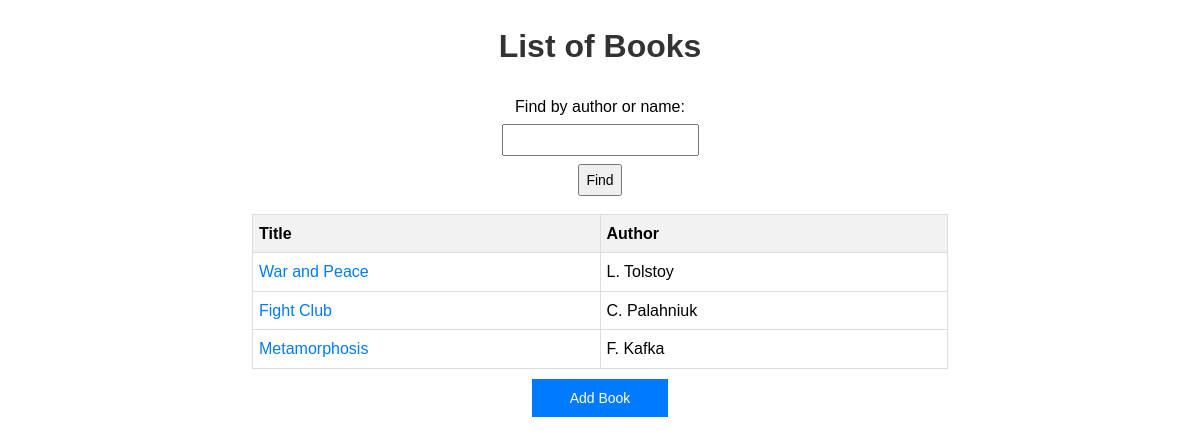
The page / on the database its author committed.
### tables this page shows
CREATE TABLE books (
        id INTEGER PRIMARY KEY AUTOINCREMENT,
        title TEXT NOT NULL,
        author TEXT NOT NULL,
        description TEXT,
        genre TEXT NOT NULL
    );

### main.py (the view)
@app.route('/')
def index():
    conn = sqlite3.connect('library.db')
    cursor = conn.cursor()
    cursor.execute('SELECT id, title, author FROM books')
    books = cursor.fetchall()
    conn.close()
    return render_template('index.html', books=books)

### templates/index.html (shortened to what this page needs)
<!DOCTYPE html>
<html lang="en">
<head>
</head>
<body>
    <h1>List of Books</h1>
    <div class="search-form">
        <form action="{{ url_for('search') }}" method="post">
            <label for="keyword">Find by author or name:</label>
            <input type="text" name="keyword">
            <input type="submit" value="Find">
        </form>
    </div>
    <table>
        <tr>
            <th>Title</th>
            <th>Author</th>
        </tr>
        {% for book in books %}
            <tr>
                <td><a href="{{ url_for('book_detail', book_id=book[0]) }}">{{ book[1] }}</a></td>
                <td>{{ book[2] }}</td>
            </tr>
        {% endfor %}
    </table>
    <a href="{{ url_for('add_book') }}" class="add-book-button">Add Book</a>
</body>
</html>

### templates/index.html (style rules this page uses)
body { font-family: Arial, sans-serif; line-height: 1.6; margin: 20px; }
h1 { color: #333; text-align: center; }
a { text-decoration: none; color: #007BFF; }
form { margin-top: 20px; display: flex; flex-direction: column; align-items: center; }
label { margin-bottom: 4px; }
input[type="text"], input[type="submit"] { margin-bottom: 8px; padding: 6px; font-size: 14px; }
.search-form { text-align: center; }
table { width: 60%; border-collapse: collapse; margin: 10px auto; }
th, td { border: 1px solid #ddd; padding: 6px; text-align: left; }
th { background-color: #f2f2f2; }
td:nth-child(2) { width: 50%; }
.add-book-button { display: block; width: 120px; margin: 10px auto; padding: 8px; font-size: 14px; text-align: center; background-color: #007BFF; color: #fff; text-decoration: none; cursor: pointer; }

### rows shown on the page
books: title "War and Peace", author "L. Tolstoy"
books: title "Fight Club", author "C. Palahniuk"
books: title "Metamorphosis", author "F. Kafka"
